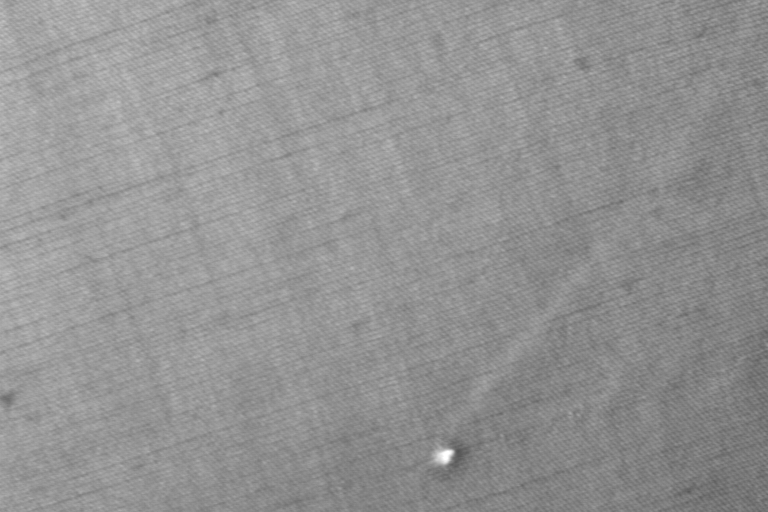
#> input picture class/DA & ML 07/dataset/c1r1e1n12.tif, 768 x 512 px; its folder holds only this picture in this run
$ python 17.py
#> lines starting #> are read from the running program, lines starting #| are printed output that depends on the picture
import os
import cv2 as cv
import numpy as np
from matplotlib import pyplot as plt

path = os.getcwd() + "/dataset/"
file_list = []

for file in os.listdir(path):
    file_list.append(path + file)

for file in file_list:
    img = cv.imread(file, 0)
#> img is the input picture: shape (512, 768); min 82, max 255, mean 146.9

    # PreProcessing
    # blur = cv.blur(img,(11,11))

    vector = np.ravel(img)
    X = np.arange(len(vector))
    print(img.shape, vector.shape)
#| (512, 768) (393216,)


    model = np.poly1d(np.polyfit(
        x=X,
        y=vector,
        deg=15
    ))

    std = vector.std()
#> std = 13.48
    regression = model(X)
    up = regression + std * 2
    down = regression - std * 2

    correct = vector.copy()

    for i in range(len(regression)):
        if correct[i] > up[i]:
            correct[i] = up[i]

        if correct[i] < down[i]:
            correct[i] = down[i]


    plt.subplot(2, 2, 1)
    plt.plot(vector, label="Data")
    plt.plot(regression, label="Regression")
    plt.plot(up, "b--", label="Up")
    plt.plot(down, "b--", label="Down")

    plt.subplot(2, 2, 2)
    plt.title("Image")
    plt.imshow(img, cmap="gray")

    plt.subplot(2, 2, 3)
    plt.plot(vector, label="Data")
    plt.plot(regression, label="Regression")
    plt.plot(correct, label="Correct")

    plt.subplot(2, 2, 4)
    correct = correct.reshape(img.shape)
    plt.title("Correct")
    plt.imshow(correct, cmap="gray")
    plt.show()
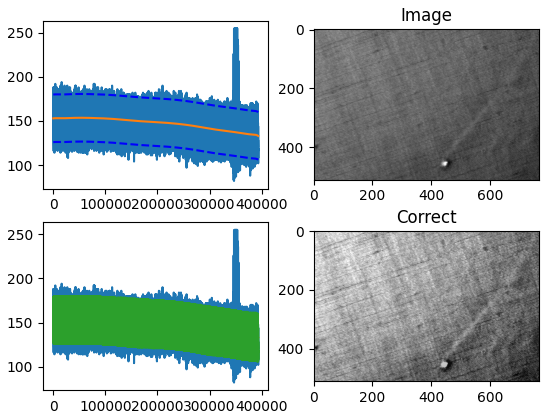
#> figure drawn by matplotlib, 4 panels; panel 1: curve peaks at x = 347582, y = 255; panel 1: curve peaks at x = 52775, y = 153.6; panel 1: curve peaks at x = 52775, y = 180.5; panel 3: curve peaks at x = 347582, y = 255

$ run again, on class/DA & ML 07/dataset/c2r2e2n30.tif
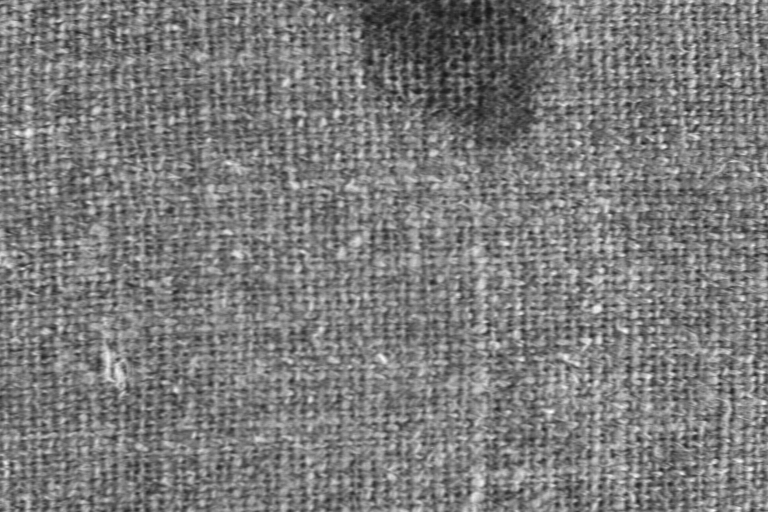
#> input picture class/DA & ML 07/dataset/c2r2e2n30.tif, 768 x 512 px
#> img is the input picture: shape (512, 768); min 19, max 255, mean 123.2
#| (512, 768) (393216,)
#> std = 31.28
#> `plt.show()`:
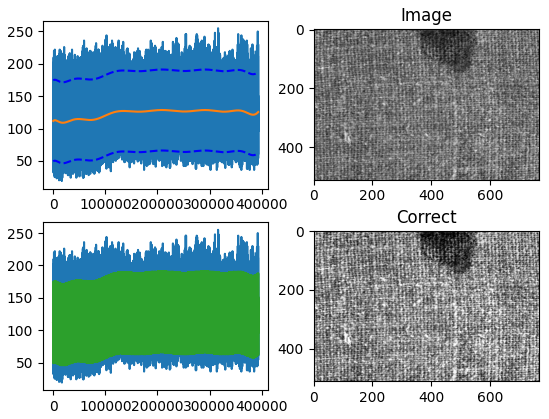
#> figure drawn by matplotlib, 4 panels; panel 1: curve peaks at x = 316199, y = 255; panel 1: curve peaks at x = 208935, y = 128.7; panel 1: curve peaks at x = 208935, y = 191.2; panel 3: curve peaks at x = 316199, y = 255

$ run again, on class/DA & ML 07/dataset/c2r3e1n22.tif
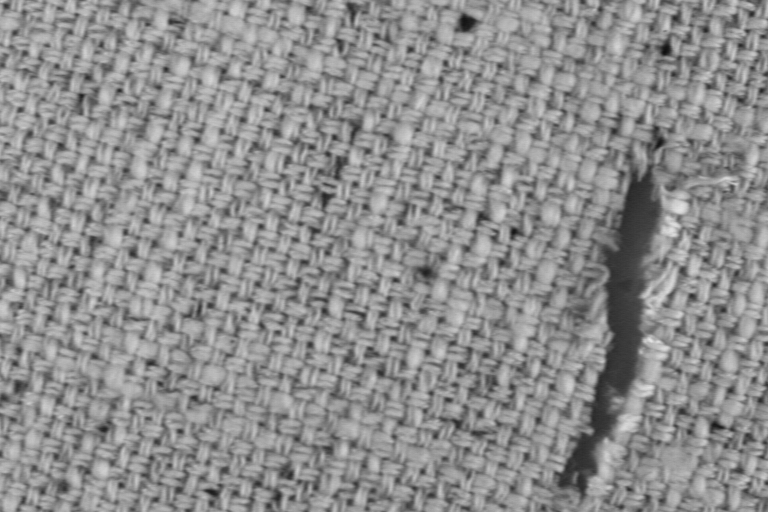
#> input picture class/DA & ML 07/dataset/c2r3e1n22.tif, 768 x 512 px
#> img is the input picture: shape (512, 768); min 16, max 230, mean 143.2
#| (512, 768) (393216,)
#> std = 29.92
#> `plt.show()`:
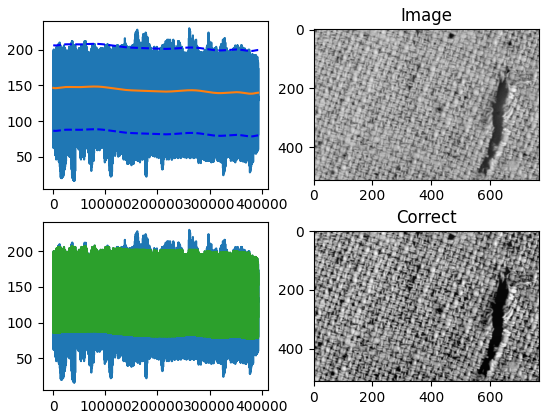
#> figure drawn by matplotlib, 4 panels; panel 1: curve peaks at x = 261001, y = 230; panel 1: curve peaks at x = 78969, y = 148.3; panel 1: curve peaks at x = 78969, y = 208.1; panel 3: curve peaks at x = 261001, y = 230

$ run again, on class/DA & ML 07/dataset/c2r3e2n23.tif
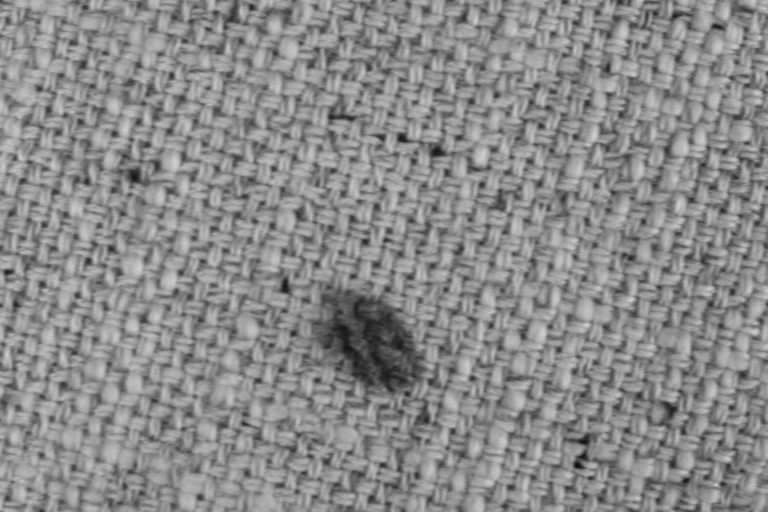
#> input picture class/DA & ML 07/dataset/c2r3e2n23.tif, 768 x 512 px
#> img is the input picture: shape (512, 768); min 14, max 208, mean 138.8
#| (512, 768) (393216,)
#> std = 28
#> `plt.show()`:
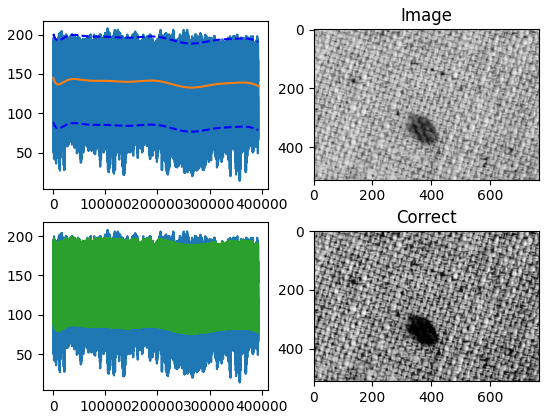
#> figure drawn by matplotlib, 4 panels; panel 1: curve peaks at x = 104274, y = 208; panel 1: curve peaks at x = 0, y = 144.8; panel 1: curve peaks at x = 0, y = 200.8; panel 3: curve peaks at x = 104274, y = 208

$ run again, on class/DA & ML 07/dataset/c1r1e1n30.tif
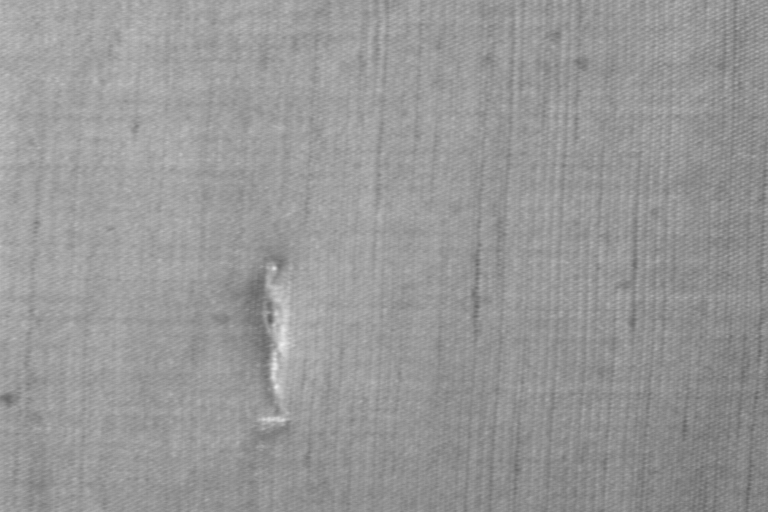
#> input picture class/DA & ML 07/dataset/c1r1e1n30.tif, 768 x 512 px
#> img is the input picture: shape (512, 768); min 95, max 238, mean 151.7
#| (512, 768) (393216,)
#> std = 11.88
#> `plt.show()`:
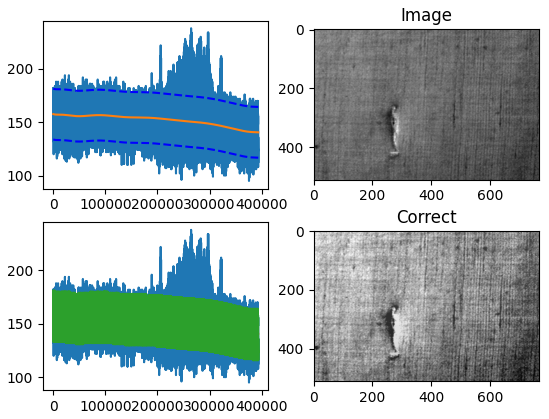
#> figure drawn by matplotlib, 4 panels; panel 1: curve peaks at x = 264473, y = 238; panel 1: curve peaks at x = 0, y = 157.6; panel 1: curve peaks at x = 0, y = 181.4; panel 3: curve peaks at x = 264473, y = 238
